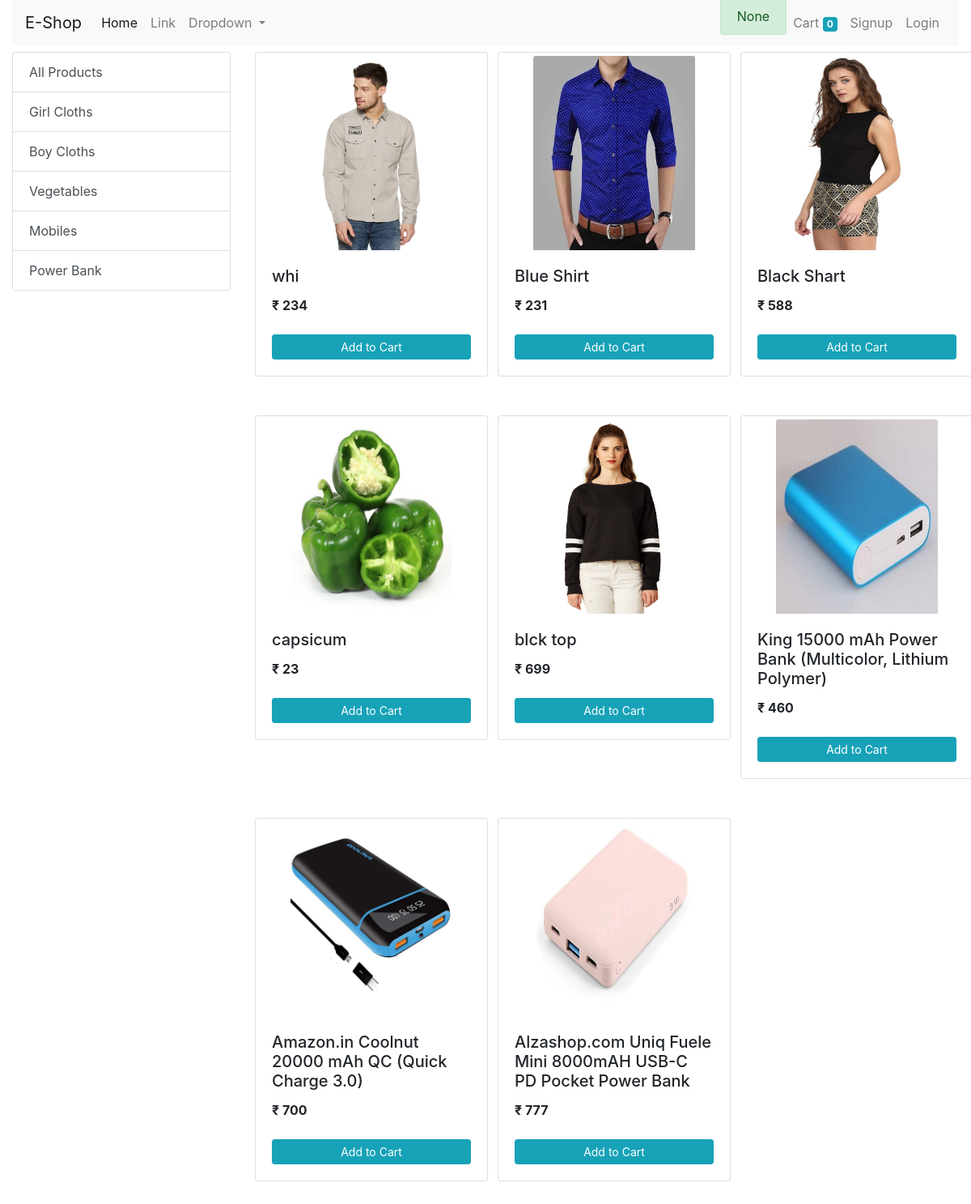
The page / on the database its author committed.
### store/models/category.py (models this page shows, shortened)
class Category(models.Model):
  name = models.CharField(max_length=50)
  def get_all_categories():
    return Category.objects.all()

### store/models/product.py (models this page shows, shortened)
class Product(models.Model):
    name = models.CharField(max_length=80)
    price = models.IntegerField(default=0)
    description = models.CharField(max_length=255, null=True)
    category = models.ForeignKey(Category, on_delete=CASCADE, default=1)
    image = models.ImageField(upload_to='uploads/images/products/')
    def get_all_products():
        return Product.objects.all()

### store/views/home.py (the view, shortened to what this page needs)
# urls.py: path('', Index.as_view(), name='store'),
class Index(View):
    def get(self, request):
        cart = request.session.get('cart')
        if not cart:
            request.session['cart'] = {}
        products = None
        categoryies = Category.get_all_categories()
        category_id = request.GET.get('category')
        if category_id:
            products = Product.get_all_products_by_category_id(category_id)
        else:
            products = Product.get_all_products()
        context = {}
        context['products'] = products
        context['categories'] = categoryies
        return render(request, 'store/index.html', context)

### store/models/customer.py (called while the page is built)
    def get_customer_by_id(id):
        try:
            return Customer.objects.get(id=id)
        except:
            return None

### store/templatetags/cart.py (called while the page is built)
@register.filter(name='is_in_cart')
def is_in_cart(product, cart):
    for id in cart.keys():
        if int(id) == product.id:
            return True
    return False

### store/templatetags/costum_filter.py (called while the page is built)
@register.filter(name='rupee')
def rupee(number):
    return '₹ '+str(number)

@register.filter(name='get_customer_by_id')
def get_customer_by_id(id):
    return Customer.get_customer_by_id(id)

### store/templates/store/index.html (shortened to what this page needs)
{% extends 'store/base.html' %}
{% load static %}
{% load cart %}
{% load costum_filter %}
{% block content %}
<div class="row">
  <div class="col-lg-3 mb-5">
    <div class="list-group">
      <a href="{% url 'store' %}" class="list-group-item list-group-item-action">All Products</a>
      {% for category in categories %}
      <a href="{% url 'store' %}?category={{ category.id }}" class="list-group-item list-group-item-action">{{ category.name }}</a>
      {% endfor %}
    </div>
  </div>
  <div class="col-lg-9">
    <div class="row products">
      {% for product in products %}
      <div class="col-lg-4 mb-5 col-6">
        <div class="card" style="width: 18rem;">
        <img class="card-img-top" id="{{ product.id }}" src="{{ product.image.url }}" alt="{{ product.name }}">
        <div class="card-body">
          <h5 class="card-title">{{ product.name }}</h5>
          <p class="card-text"><b>{{ product.price|rupee }}</b></p>
          <div class="row">
            {% if product|is_in_cart:request.session.cart %}
            <div class="col">
              <div class="row mx-auto">
                <div class="col-3">
                  <form action="{% url 'store' %}#{{ product.id }}" method="POST"> {% csrf_token %}
                    <input type="hidden" value="{{ product.id }}" name="product">
                    <input type="submit" value=" - " class="btn btn-success btn-sm btn-block">
                    <input type="hidden" value="True" name="remove">
                  </form>
                </div>
                <div class="col-6">
                  <input type="text" name="" value="{{ product|cart_quantity:request.session.cart }} in cart" id="" class="form-control form-control-sm">
                </div>
                <div class="col-3">
                  <form action="{% url 'store' %}#{{ product.id }}" method="POST"> {% csrf_token %}
                    <input type="hidden" value="{{ product.id }}" name="product">
                    <input type="submit" value=" + " class="btn btn-success btn-sm btn-block">
                  </form>
                </div>
              </div>
            </div>
            {% else %}
            <div class="col">
              <form action="{% url 'store' %}#{{ product.id }}" method="POST"> {% csrf_token %}
                <input type="submit" value="Add to Cart" class="btn btn-info btn-sm mt-2 btn-block">
              </form>
            </div>
            {% endif %}
          </div>
        </div>
      </div>
      </div>
      {% endfor %}
    </div>
  </div>
  </div>
</div>
{% endblock content %}

### store/static/store/css/style.css (style rules this page uses)
.products img { width: 200px; height: 240px; margin: auto; margin-top: 4px; }

### rows shown on the page
Category: name "Girl Cloths"
Category: name "Boy Cloths"
Category: name "Vegetables"
Category: name "Mobiles"
Category: name "Power Bank"
Product: image (picture), name "whi", price "₹ 234"
Product: image (picture), name "Blue Shirt", price "₹ 231"
Product: image (picture), name "Black Shart", price "₹ 588"
Product: image (picture), name "capsicum", price "₹ 23"
Product: image (picture), name "blck top", price "₹ 699"
Product: image (picture), name "King 15000 mAh Power Bank (Multicolor, Lithium Polymer)", price "₹ 460"
Product: image (picture), name "Amazon.in Coolnut 20000 mAh QC (Quick Charge 3.0)", price "₹ 700"
Product: image (picture), name "Alzashop.com Uniq Fuele Mini 8000mAH USB-C PD Pocket Power Bank", price "₹ 777"

### other values the page prints
{{ request.session.customer_id|get_customer_by_id }} "None"
{{ request.session.cart.keys|length }} "0"
